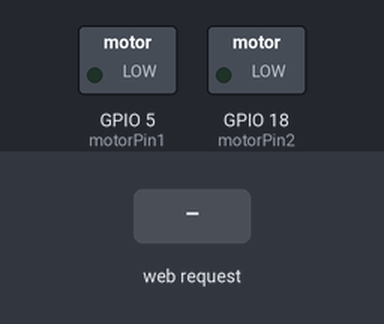
Bench run of a sketch on a simulated ESP32. Parts: switched loads named in the sketch (green lamp = pin HIGH). Inputs (shaded band) come from the test bench. What the sketch prints to the serial monitor is not drawn.

Above: at 1.2 s.
1.3 s: HTTP request GET /control?direction=FORWARD received
At 2.2 s:
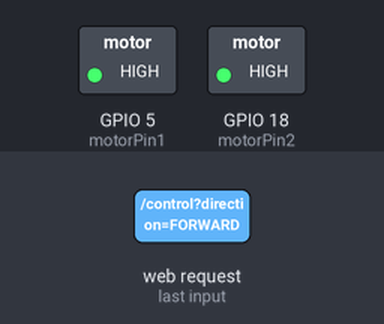
2.8 s: HTTP request GET /control?direction=LEFT received
At 3.3 s:
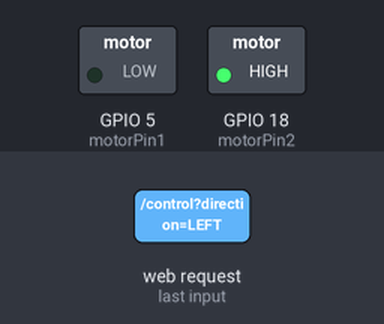
4.3 s: HTTP request GET /control?direction=RIGHT received
At 5.5 s:
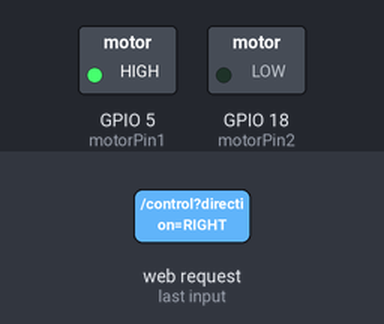
5.8 s: HTTP request GET /control?direction=BACKWARD received
At 6.8 s:
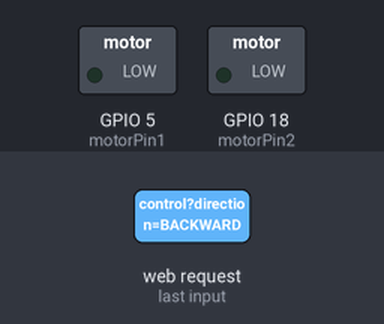
Timing chart, 0 to 8.3 s (numbered marks = the images above; inputs shaded):
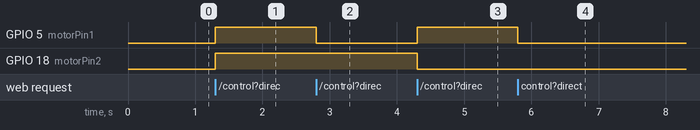

Measured:
- after the input at 1.3 s, GPIO 5 (motorPin1), GPIO 18 (motorPin2): LOW → HIGH at once
- after the input at 2.8 s, GPIO 5 (motorPin1): HIGH → LOW at once
- after the input at 4.3 s, GPIO 5 (motorPin1): LOW → HIGH at once; GPIO 18 (motorPin2): HIGH → LOW at once
- after the input at 5.8 s, GPIO 5 (motorPin1): HIGH → LOW at once

The sketch:

controller.ino
```cpp
#include <WiFi.h>
#include <WebServer.h>

// Replace with your own credentials
const char *ssid = "ESP32-Car-Control";
const char *password = "12345678";  // Password for the hotspot

// Initialize web server on port 80
WebServer server(80);

// Movement control variables
String carDirection = "STOP";

// Define motor control pins (replace with actual pins)
const int motorPin1 = 5;  // Motor A
const int motorPin2 = 18; // Motor A


// Function to handle the control
void handleControl() {
  if (server.hasArg("direction")) {
    carDirection = server.arg("direction");

    // Control the motors based on direction
    controlCar();

    // Send response (can be ignored by the client)
    server.send(200, "text/plain", "OK");
  }
}

// Function to control car movement
void controlCar() {
  if (carDirection == "FORWARD") {
    // Set motors to move forward
    digitalWrite(motorPin1, HIGH);
    digitalWrite(motorPin2, 1);

  } else if (carDirection == "BACKWARD") {
    // Set motors to move backward
    digitalWrite(motorPin1, LOW);
    digitalWrite(motorPin2, 0);

  } else if (carDirection == "LEFT") {
    // Set motors to rotate left
    digitalWrite(motorPin1, LOW);
    digitalWrite(motorPin2, HIGH);

  } else if (carDirection == "RIGHT") {
    // Set motors to rotate right
    digitalWrite(motorPin1, HIGH);
    digitalWrite(motorPin2, LOW);

  } else if (carDirection == "STOP") {
    // Stop the motors
    digitalWrite(motorPin1, LOW);
    digitalWrite(motorPin2, LOW);
    Serial.println("Stopping");
  }
}

// Function to handle root path "/"
void handleRoot() {
  String html = "<html><body><h1>ESP32 Car Control</h1>";
  html += "<button onclick=\"sendData('FORWARD')\">Forward</button><br><br>";
  html += "<button onclick=\"sendData('BACKWARD')\">Backward</button><br><br>";
  html += "<button onclick=\"sendData('LEFT')\">Rotate Left</button><br><br>";
  html += "<button onclick=\"sendData('RIGHT')\">Rotate Right</button><br><br>";
  html += "<button onclick=\"sendData('STOP')\">Stop</button><br><br>";
  html += "<script>";
  html += "function sendData(direction) {";
  html += "var xhttp = new XMLHttpRequest();";
  html += "xhttp.open('POST', '/control?direction=' + direction, true);";
  html += "xhttp.send();";
  html += "}";
  html += "</script></body></html>";

  server.send(200, "text/html", html);
}

void setup() {
  // Start Serial Monitor
  Serial.begin(115200);

  // Set motor pins as output
  pinMode(motorPin1, OUTPUT);
  pinMode(motorPin2, OUTPUT);


  // Set ESP32 as Access Point
  WiFi.softAP(ssid, password);
  Serial.println("Access Point started");

  // Print IP address
  IPAddress IP = WiFi.softAPIP();
  Serial.print("AP IP address: ");
  Serial.println(IP);

  // Define routes
  server.on("/", handleRoot);
  server.on("/control", handleControl);

  // Start server
  server.begin();
  Serial.println("Server started");
}

void loop() {
  // Handle incoming client requests
  server.handleClient();
}
```
